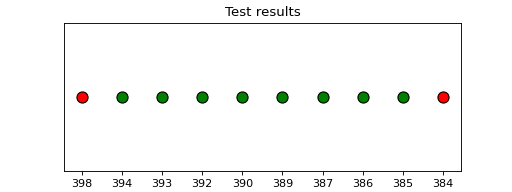

Reproduce this figure in Python.
import matplotlib.pyplot as plt

test_results = {398: 'FAILED', 394: 'PASSED', 393: 'PASSED', 392: 'PASSED', 390: 'PASSED', 389: 'PASSED', 387: 'PASSED', 386: 'PASSED', 385: 'PASSED', 384: 'FAILED'}

colors = {"FAILED": "red", "PASSED": "green", "SKIPPED": "yellow"}

plt.figure(figsize=(6.4, 2.4))

for i, result in enumerate(test_results.values()):
    plt.scatter(i, 0, c=colors[result], s=100, edgecolors='black')

plt.xticks(range(len(test_results)), test_results.keys())
plt.gca().axes.get_yaxis().set_visible(False)
plt.title("Test results")
plt.show()
